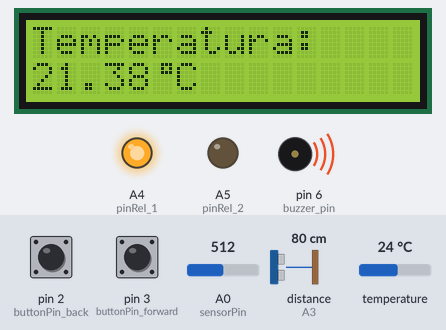
A sketch run on a simulated Arduino Uno, built with avr-gcc and run on an emulated ATmega328P. Parts: 16×2 character LCD, output pins drawn as LEDs (lit = HIGH), buzzer (waves = sounding). Wiring (inferred from the names in the program): ultrasonic range finder: trigger A2; echo A3. The test bench sets the inputs (shaded band); at power-on: pin 2 (buttonPin_back) HIGH, A0 (sensorPin) = 512, pin 3 (buttonPin_forward) HIGH, distance to the obstacle (sensor on A3) 80 cm, temperature 24 °C. The echo pulse lasts 58.3 µs per cm; pins used as bus, display or sensor lines are not drawn.

Above: at 1.2 s.
1.3 s: pin 2 (buttonPin_back) pulled LOW for 0.5 s
At 2.4 s:
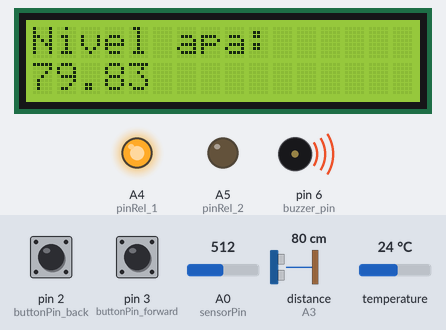
3.5 s: pin 2 (buttonPin_back) pulled LOW for 1 s
At 5.7 s:
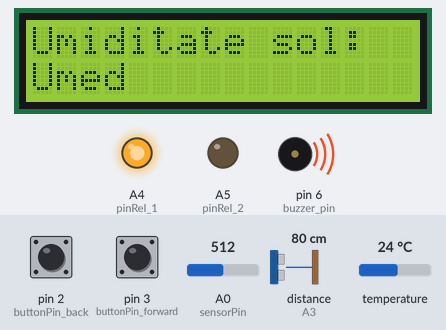
6.3 s: A0 (sensorPin) set to 409
8.0 s: A0 (sensorPin) set to 384
At 9.5 s:
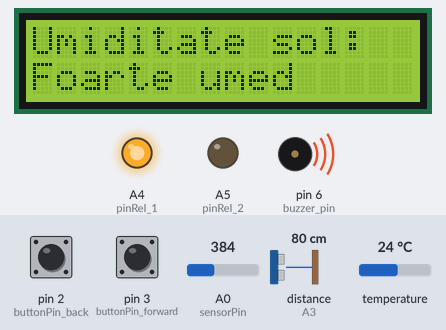
9.9 s: A0 (sensorPin) set to 716
At 11.1 s:
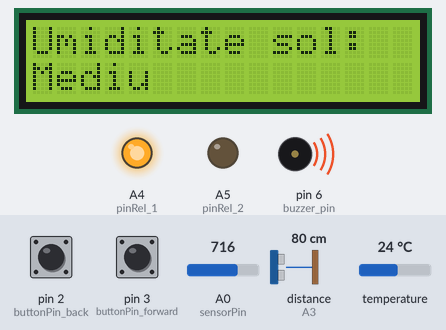
11.9 s: A0 (sensorPin) set to 793
13.6 s: A0 (sensorPin) set to 818
At 15.0 s:
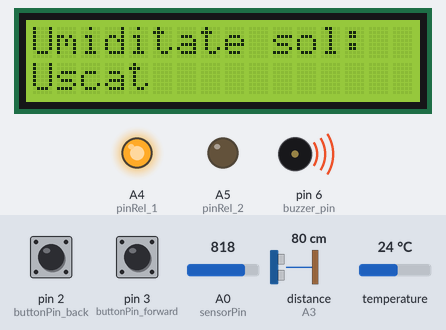
Timing chart, 0 to 16.5 s (numbered marks = the images above; inputs shaded):
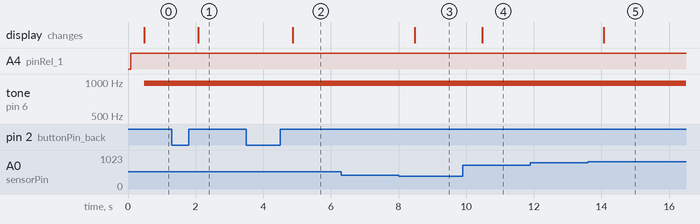

The sketch:

Proiect_PM.ino
```cpp
#include <LiquidCrystal.h>
#include <OneWire.h>
#include <DallasTemperature.h>

#define ONE_WIRE_BUS_1 A1
#define trigPin A2
#define echoPin A3
#define sensorPin A0
#define buzzer_pin 6
#define buttonPin_back 2
#define buttonPin_forward 3

// Variabile pentru relee
#define pinRel_1 A4
#define pinRel_2 A5
OneWire ourWire1(ONE_WIRE_BUS_1);
DallasTemperature sensor1(&ourWire1);

LiquidCrystal lcd(8, 9, 10, 11, 12, 13);
// Variabila pentru masurare temperatura
double old_temperature;
double temperature;
// Variabile pentru masurare senzor ultrasonic
double old_distanta;
double distanta;
// Variabile pentru masurare senzor de uniditate a solului
int sensorValue;
// Variabile pentru buzzer
bool buzzer_is_on = false;
// Variabile pentru butoanele de afisare
int buttonState_forward = LOW;
long lastDebounceTime_forward = 0;
int buttonState_back = LOW;
long lastDebounceTime_back = 0;
long debounceDelay = 200;
// Variabile pentru afisare
short curr_to_print = 0;
// Variabila auxiliara pe care o folosesc pentru calcule
double aux;
bool este_gol_rezervorul = false;
byte Caracter_Grade[] = {
  B00111,
  B00101,
  B00111,
  B00000,
  B00000,
  B00000,
  B00000,
  B00000
};

void setup()
{
    lcd.begin(16, 2);
    lcd.createChar(0, Caracter_Grade);
    pinMode(trigPin, OUTPUT);
    pinMode(echoPin, INPUT);
    pinMode(buzzer_pin, OUTPUT);
    pinMode(pinRel_1, OUTPUT);
    pinMode(pinRel_2, OUTPUT);
    sensor1.begin();
    sensor1.setResolution(11);
    pinMode(buttonPin_forward, INPUT_PULLUP);
    pinMode(buttonPin_back, INPUT_PULLUP);
    attachInterrupt(digitalPinToInterrupt(buttonPin_forward), check_button, RISING);
    attachInterrupt(digitalPinToInterrupt(buttonPin_back), check_button_2, RISING);
}

void loop()
{
    //Prelucrare senzor umiditate
    humidity_analysis();
    //Prelucrare tempreratura
    get_temp();
    //Calculez distanta cu senzorul ultrasonic pentru a vedea
    //nivelul de apa din rezervor
    get_distance();
    //Pentru valorile senzorului ultrasonic si senzorului de temperatura,
    //verific daca trebuie sa pornesc buzzer-ul
    trigger_buzzer();
    //Afisez datete citite pe ecranul LCD
    afiseaza_date();
}

void afiseaza_date(){
    lcd.clear();
    lcd.setCursor(0, 0);
    if(curr_to_print == 0){
      lcd.print("Temperatura: ");
      lcd.setCursor(0, 1);
      lcd.print(temperature);
      lcd.write((uint8_t) 0);
      lcd.print("C");
    }
    else if(curr_to_print == 1){
      lcd.print("Umiditate sol: ");
      lcd.setCursor(0, 1);
      if ( sensorValue >= 800 )
        lcd.print("Uscat");
      else if ( sensorValue >= 600 )
        lcd.print("Mediu");
      else if ( sensorValue >= 400 )
        lcd.print("Umed");
      else
        lcd.print("Foarte umed");
    }
    else if(curr_to_print == 2){
      lcd.print("Nivel apa: ");
      lcd.setCursor(0, 1);
      lcd.print(distanta);
    }
}

void get_distance(){
  //Calculez distanta
  long durata;
  digitalWrite(trigPin, LOW);
  delayMicroseconds(2);
  digitalWrite(trigPin, HIGH);
  delayMicroseconds(10);

  digitalWrite(trigPin, LOW);

  durata = pulseIn(echoPin, HIGH);
  aux = (durata / 2) / 29.1;
  if ( abs( aux - old_distanta ) >= 0.3 ) {
    old_distanta = distanta;
    distanta = aux;
  }
}

void get_temp(){
  //Citesc temperatura si o prelucrezvb
  sensor1.requestTemperatures();
  double RawValue = sensor1.getTempCByIndex(0);
  aux = (((RawValue - 11.0) * 24.5) / 16.87) + 2.5;
  if ( abs( old_temperature - aux ) >= 0.15 ) {
    old_temperature = temperature;
    temperature = aux;
  }
}
void trigger_buzzer(){
  if ( (temperature > 40.0 || temperature < 15.0) || distanta > 7.0){
    analogWrite(buzzer_pin, 100);
    if (distanta > 7.0){
      este_gol_rezervorul = true;
    }else {
      este_gol_rezervorul = false;
    }
  }else{
    analogWrite(buzzer_pin, 0);
    este_gol_rezervorul = false;
  }
}

void check_button(){
  buttonState_forward = digitalRead(buttonPin_forward);
  //filter out any noise by setting a time buffer
  if ( (millis() - lastDebounceTime_forward) > debounceDelay) {
    //if the button has been pressed, lets toggle the LED from "off to on" or "on to off"
    if (buttonState_forward == HIGH) {
      curr_to_print = (curr_to_print + 1) % 3;
      lastDebounceTime_forward = millis(); //set the current time
    }
  }//close if(time buffer)
}


void check_button_2(){
  buttonState_back = digitalRead(buttonPin_back);
  //filter out any noise by setting a time buffer
  if ( (millis() - lastDebounceTime_back) > debounceDelay ) {
    //if the button has been pressed, lets toggle the LED from "off to on" or "on to off"
    if ( buttonState_back == HIGH ) {
      curr_to_print = curr_to_print - 1;
      if ( curr_to_print <= -1 )
        curr_to_print = 2;
      lastDebounceTime_back = millis(); //set the current time
    }
  }//close if(time buffer)
}

void humidity_analysis(){
  //Citesc valoarea pentru senzorul de umiditate a pamantului
  //si o prelucrez
  sensorValue = analogRead(sensorPin);
  if (sensorValue >= 800 && !este_gol_rezervorul){
    digitalWrite(pinRel_1, LOW);
    digitalWrite(pinRel_2, HIGH);
  }
  else{
    digitalWrite(pinRel_1, HIGH);
    digitalWrite(pinRel_2, LOW);
  }
}
```

Measured:
- the behaviour switches between 400 and 399 on A0 (sensorPin) (found by bisection; images 2 and 3)
- the behaviour switches between 799 and 800 on A0 (sensorPin) (found by bisection; images 4 and 5)
- after the input at 1.3 s, the display: changes after 0.78 s (image 1)
- after the input at 3.5 s, the display: changes after 1.4 s (image 2)
- after the input at 6.3 s, every drawn part: stays the same
- after the input at 8.0 s, the display: changes after 0.47 s (image 3)
- after the input at 9.9 s, the display: changes after 0.57 s (image 4)
- after the input at 11.9 s, every drawn part: stays the same
- after the input at 13.6 s, the display: changes after 0.47 s (image 5)
